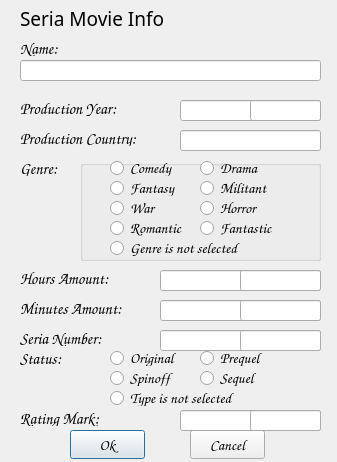
<?xml version="1.0" encoding="UTF-8"?>
<ui version="4.0">
 <class>FilmInfoClass</class>
 <widget class="QDialog" name="FilmInfoClass">
  <property name="geometry">
   <rect>
    <x>0</x>
    <y>0</y>
    <width>337</width>
    <height>462</height>
   </rect>
  </property>
  <property name="windowTitle">
   <string>FilmInfo</string>
  </property>
  <widget class="QPushButton" name="pB_ok">
   <property name="geometry">
    <rect>
     <x>70</x>
     <y>430</y>
     <width>75</width>
     <height>29</height>
    </rect>
   </property>
   <property name="font">
    <font>
     <family>Comic Sans MS</family>
     <pointsize>11</pointsize>
    </font>
   </property>
   <property name="text">
    <string>Ok</string>
   </property>
  </widget>
  <widget class="QPushButton" name="pB_cancel">
   <property name="geometry">
    <rect>
     <x>190</x>
     <y>430</y>
     <width>75</width>
     <height>29</height>
    </rect>
   </property>
   <property name="font">
    <font>
     <family>Comic Sans MS</family>
     <pointsize>11</pointsize>
    </font>
   </property>
   <property name="text">
    <string>Cancel</string>
   </property>
  </widget>
  <widget class="QStackedWidget" name="stWidg_specInfo">
   <property name="geometry">
    <rect>
     <x>20</x>
     <y>260</y>
     <width>311</width>
     <height>151</height>
    </rect>
   </property>
   <property name="currentIndex">
    <number>2</number>
   </property>
   <widget class="QWidget" name="pg_sinMovSpInfo">
    <widget class="QLabel" name="lb_minsAmount">
     <property name="geometry">
      <rect>
       <x>0</x>
       <y>60</y>
       <width>121</width>
       <height>16</height>
      </rect>
     </property>
     <property name="font">
      <font>
       <family>Comic Sans MS</family>
       <pointsize>12</pointsize>
       <italic>true</italic>
      </font>
     </property>
     <property name="text">
      <string>Minutes amount:</string>
     </property>
    </widget>
    <widget class="QLineEdit" name="lnEd_hoursAmount">
     <property name="geometry">
      <rect>
       <x>180</x>
       <y>30</y>
       <width>121</width>
       <height>21</height>
      </rect>
     </property>
    </widget>
    <widget class="QLineEdit" name="lneEd_minsAmount">
     <property name="geometry">
      <rect>
       <x>180</x>
       <y>60</y>
       <width>121</width>
       <height>21</height>
      </rect>
     </property>
    </widget>
    <widget class="QLabel" name="lb_hoursAmount">
     <property name="geometry">
      <rect>
       <x>0</x>
       <y>30</y>
       <width>111</width>
       <height>16</height>
      </rect>
     </property>
     <property name="font">
      <font>
       <family>Comic Sans MS</family>
       <pointsize>12</pointsize>
       <italic>true</italic>
      </font>
     </property>
     <property name="text">
      <string>Hours amount:</string>
     </property>
    </widget>
    <widget class="QLineEdit" name="lnEd_hoursAmount_2">
     <property name="geometry">
      <rect>
       <x>240</x>
       <y>30</y>
       <width>61</width>
       <height>21</height>
      </rect>
     </property>
    </widget>
    <widget class="QLineEdit" name="lneEd_minsAmount_2">
     <property name="geometry">
      <rect>
       <x>240</x>
       <y>60</y>
       <width>61</width>
       <height>21</height>
      </rect>
     </property>
    </widget>
   </widget>
   <widget class="QWidget" name="pg_serialSpInfo">
    <widget class="QLabel" name="lb_epsAmount">
     <property name="geometry">
      <rect>
       <x>0</x>
       <y>60</y>
       <width>141</width>
       <height>16</height>
      </rect>
     </property>
     <property name="font">
      <font>
       <family>Comic Sans MS</family>
       <pointsize>12</pointsize>
       <italic>true</italic>
      </font>
     </property>
     <property name="text">
      <string>Episodes Amount:</string>
     </property>
    </widget>
    <widget class="QLineEdit" name="lnEd_seasonNum">
     <property name="geometry">
      <rect>
       <x>180</x>
       <y>30</y>
       <width>121</width>
       <height>21</height>
      </rect>
     </property>
    </widget>
    <widget class="QLineEdit" name="lnEd_epsAmount">
     <property name="geometry">
      <rect>
       <x>180</x>
       <y>60</y>
       <width>121</width>
       <height>21</height>
      </rect>
     </property>
    </widget>
    <widget class="QLabel" name="lb_seasonNum">
     <property name="geometry">
      <rect>
       <x>0</x>
       <y>30</y>
       <width>131</width>
       <height>16</height>
      </rect>
     </property>
     <property name="font">
      <font>
       <family>Comic Sans MS</family>
       <pointsize>12</pointsize>
       <italic>true</italic>
      </font>
     </property>
     <property name="text">
      <string>Season Number:</string>
     </property>
    </widget>
    <widget class="QLabel" name="lb_epLen">
     <property name="geometry">
      <rect>
       <x>0</x>
       <y>90</y>
       <width>121</width>
       <height>16</height>
      </rect>
     </property>
     <property name="font">
      <font>
       <family>Comic Sans MS</family>
       <pointsize>12</pointsize>
       <italic>true</italic>
      </font>
     </property>
     <property name="text">
      <string>Episode Lenght:</string>
     </property>
    </widget>
    <widget class="QLineEdit" name="lnEd_epLen">
     <property name="geometry">
      <rect>
       <x>180</x>
       <y>90</y>
       <width>121</width>
       <height>21</height>
      </rect>
     </property>
    </widget>
    <widget class="QLineEdit" name="lnEd_seasonNum_2">
     <property name="geometry">
      <rect>
       <x>240</x>
       <y>30</y>
       <width>61</width>
       <height>21</height>
      </rect>
     </property>
    </widget>
    <widget class="QLineEdit" name="lnEd_epsAmount_2">
     <property name="geometry">
      <rect>
       <x>240</x>
       <y>60</y>
       <width>61</width>
       <height>21</height>
      </rect>
     </property>
    </widget>
    <widget class="QLineEdit" name="lnEd_epLen_2">
     <property name="geometry">
      <rect>
       <x>240</x>
       <y>90</y>
       <width>61</width>
       <height>21</height>
      </rect>
     </property>
    </widget>
   </widget>
   <widget class="QWidget" name="pg_serMovspInfo">
    <widget class="QLineEdit" name="lnEd_minsAmount_serM">
     <property name="geometry">
      <rect>
       <x>140</x>
       <y>40</y>
       <width>161</width>
       <height>21</height>
      </rect>
     </property>
    </widget>
    <widget class="QRadioButton" name="radB_notselectedType">
     <property name="geometry">
      <rect>
       <x>90</x>
       <y>130</y>
       <width>171</width>
       <height>16</height>
      </rect>
     </property>
     <property name="font">
      <font>
       <family>Comic Sans MS</family>
       <pointsize>11</pointsize>
      </font>
     </property>
     <property name="text">
      <string>Type is not selected</string>
     </property>
    </widget>
    <widget class="QLabel" name="lb_hoursAmount_serM">
     <property name="geometry">
      <rect>
       <x>0</x>
       <y>10</y>
       <width>111</width>
       <height>16</height>
      </rect>
     </property>
     <property name="font">
      <font>
       <family>Comic Sans MS</family>
       <pointsize>12</pointsize>
       <italic>true</italic>
      </font>
     </property>
     <property name="text">
      <string>Hours Amount:</string>
     </property>
    </widget>
    <widget class="QLineEdit" name="lnEd_hoursAmount_serM">
     <property name="geometry">
      <rect>
       <x>140</x>
       <y>10</y>
       <width>161</width>
       <height>21</height>
      </rect>
     </property>
    </widget>
    <widget class="QRadioButton" name="radB_spinoff">
     <property name="geometry">
      <rect>
       <x>90</x>
       <y>110</y>
       <width>89</width>
       <height>16</height>
      </rect>
     </property>
     <property name="font">
      <font>
       <family>Comic Sans MS</family>
       <pointsize>11</pointsize>
      </font>
     </property>
     <property name="text">
      <string>Spinoff</string>
     </property>
    </widget>
    <widget class="QLabel" name="lb_minsAmount_serM">
     <property name="geometry">
      <rect>
       <x>0</x>
       <y>40</y>
       <width>131</width>
       <height>16</height>
      </rect>
     </property>
     <property name="font">
      <font>
       <family>Comic Sans MS</family>
       <pointsize>12</pointsize>
       <italic>true</italic>
      </font>
     </property>
     <property name="text">
      <string>Minutes Amount:</string>
     </property>
    </widget>
    <widget class="QRadioButton" name="radB_sequel">
     <property name="geometry">
      <rect>
       <x>180</x>
       <y>110</y>
       <width>89</width>
       <height>16</height>
      </rect>
     </property>
     <property name="font">
      <font>
       <family>Comic Sans MS</family>
       <pointsize>11</pointsize>
      </font>
     </property>
     <property name="text">
      <string>Sequel</string>
     </property>
    </widget>
    <widget class="QLabel" name="lb_status">
     <property name="geometry">
      <rect>
       <x>0</x>
       <y>90</y>
       <width>61</width>
       <height>16</height>
      </rect>
     </property>
     <property name="font">
      <font>
       <family>Comic Sans MS</family>
       <pointsize>12</pointsize>
       <italic>true</italic>
      </font>
     </property>
     <property name="text">
      <string>Status:</string>
     </property>
    </widget>
    <widget class="QRadioButton" name="radB_prequel">
     <property name="geometry">
      <rect>
       <x>180</x>
       <y>90</y>
       <width>89</width>
       <height>16</height>
      </rect>
     </property>
     <property name="font">
      <font>
       <family>Comic Sans MS</family>
       <pointsize>11</pointsize>
      </font>
     </property>
     <property name="text">
      <string>Prequel</string>
     </property>
    </widget>
    <widget class="QRadioButton" name="radB_original">
     <property name="geometry">
      <rect>
       <x>90</x>
       <y>90</y>
       <width>89</width>
       <height>16</height>
      </rect>
     </property>
     <property name="font">
      <font>
       <family>Comic Sans MS</family>
       <pointsize>11</pointsize>
      </font>
     </property>
     <property name="text">
      <string>Original</string>
     </property>
    </widget>
    <widget class="QLabel" name="lb_seriaNum_serM">
     <property name="geometry">
      <rect>
       <x>0</x>
       <y>70</y>
       <width>121</width>
       <height>16</height>
      </rect>
     </property>
     <property name="font">
      <font>
       <family>Comic Sans MS</family>
       <pointsize>12</pointsize>
       <italic>true</italic>
      </font>
     </property>
     <property name="text">
      <string>Seria Number:</string>
     </property>
    </widget>
    <widget class="QLineEdit" name="lnEd_seriaNum_serM">
     <property name="geometry">
      <rect>
       <x>140</x>
       <y>70</y>
       <width>161</width>
       <height>21</height>
      </rect>
     </property>
    </widget>
    <widget class="QLineEdit" name="lnEd_hoursAmount_serM_2">
     <property name="geometry">
      <rect>
       <x>220</x>
       <y>10</y>
       <width>81</width>
       <height>21</height>
      </rect>
     </property>
    </widget>
    <widget class="QLineEdit" name="lnEd_minsAmount_serM_2">
     <property name="geometry">
      <rect>
       <x>220</x>
       <y>40</y>
       <width>81</width>
       <height>21</height>
      </rect>
     </property>
    </widget>
    <widget class="QLineEdit" name="lnEd_seriaNum_serM_2">
     <property name="geometry">
      <rect>
       <x>220</x>
       <y>70</y>
       <width>81</width>
       <height>21</height>
      </rect>
     </property>
    </widget>
   </widget>
  </widget>
  <widget class="QLineEdit" name="lnEd_prodYear">
   <property name="geometry">
    <rect>
     <x>180</x>
     <y>100</y>
     <width>141</width>
     <height>21</height>
    </rect>
   </property>
  </widget>
  <widget class="QLabel" name="lb_prodCountry">
   <property name="geometry">
    <rect>
     <x>20</x>
     <y>130</y>
     <width>151</width>
     <height>16</height>
    </rect>
   </property>
   <property name="font">
    <font>
     <family>Comic Sans MS</family>
     <pointsize>12</pointsize>
     <italic>true</italic>
    </font>
   </property>
   <property name="text">
    <string>Production Country:</string>
   </property>
  </widget>
  <widget class="QLineEdit" name="lnEd_prodCountry">
   <property name="geometry">
    <rect>
     <x>180</x>
     <y>130</y>
     <width>141</width>
     <height>21</height>
    </rect>
   </property>
  </widget>
  <widget class="QLabel" name="lb_genre">
   <property name="geometry">
    <rect>
     <x>20</x>
     <y>160</y>
     <width>61</width>
     <height>16</height>
    </rect>
   </property>
   <property name="font">
    <font>
     <family>Comic Sans MS</family>
     <pointsize>12</pointsize>
     <italic>true</italic>
    </font>
   </property>
   <property name="text">
    <string>Genre:</string>
   </property>
  </widget>
  <widget class="QLabel" name="lb_name">
   <property name="geometry">
    <rect>
     <x>20</x>
     <y>40</y>
     <width>51</width>
     <height>16</height>
    </rect>
   </property>
   <property name="font">
    <font>
     <family>Comic Sans MS</family>
     <pointsize>12</pointsize>
     <italic>true</italic>
    </font>
   </property>
   <property name="text">
    <string>Name:</string>
   </property>
  </widget>
  <widget class="QLabel" name="lb_FilmNameInfo">
   <property name="geometry">
    <rect>
     <x>20</x>
     <y>10</y>
     <width>151</width>
     <height>16</height>
    </rect>
   </property>
   <property name="font">
    <font>
     <family>Ink Free</family>
     <pointsize>14</pointsize>
    </font>
   </property>
   <property name="text">
    <string>Seria Movie Info</string>
   </property>
  </widget>
  <widget class="QLabel" name="lb_prodYear">
   <property name="geometry">
    <rect>
     <x>20</x>
     <y>100</y>
     <width>131</width>
     <height>16</height>
    </rect>
   </property>
   <property name="font">
    <font>
     <family>Comic Sans MS</family>
     <pointsize>12</pointsize>
     <italic>true</italic>
    </font>
   </property>
   <property name="text">
    <string>Production Year:</string>
   </property>
  </widget>
  <widget class="QLineEdit" name="lnEd_filmName">
   <property name="geometry">
    <rect>
     <x>20</x>
     <y>60</y>
     <width>301</width>
     <height>21</height>
    </rect>
   </property>
  </widget>
  <widget class="QGroupBox" name="groupBox">
   <property name="geometry">
    <rect>
     <x>80</x>
     <y>160</y>
     <width>241</width>
     <height>101</height>
    </rect>
   </property>
   <property name="title">
    <string/>
   </property>
   <widget class="QRadioButton" name="radB_warG">
    <property name="geometry">
     <rect>
      <x>30</x>
      <y>40</y>
      <width>81</width>
      <height>16</height>
     </rect>
    </property>
    <property name="font">
     <font>
      <family>Comic Sans MS</family>
      <pointsize>11</pointsize>
     </font>
    </property>
    <property name="text">
     <string>War</string>
    </property>
   </widget>
   <widget class="QRadioButton" name="radB_militanrG">
    <property name="geometry">
     <rect>
      <x>120</x>
      <y>20</y>
      <width>89</width>
      <height>16</height>
     </rect>
    </property>
    <property name="font">
     <font>
      <family>Comic Sans MS</family>
      <pointsize>11</pointsize>
     </font>
    </property>
    <property name="text">
     <string>Militant</string>
    </property>
   </widget>
   <widget class="QRadioButton" name="radB_fantasticG">
    <property name="geometry">
     <rect>
      <x>120</x>
      <y>60</y>
      <width>89</width>
      <height>16</height>
     </rect>
    </property>
    <property name="font">
     <font>
      <family>Comic Sans MS</family>
      <pointsize>11</pointsize>
     </font>
    </property>
    <property name="text">
     <string>Fantastic</string>
    </property>
   </widget>
   <widget class="QRadioButton" name="radB_romanticG">
    <property name="geometry">
     <rect>
      <x>30</x>
      <y>60</y>
      <width>89</width>
      <height>16</height>
     </rect>
    </property>
    <property name="font">
     <font>
      <family>Comic Sans MS</family>
      <pointsize>11</pointsize>
     </font>
    </property>
    <property name="text">
     <string>Romantic</string>
    </property>
   </widget>
   <widget class="QRadioButton" name="radB_horrorG">
    <property name="geometry">
     <rect>
      <x>120</x>
      <y>40</y>
      <width>81</width>
      <height>16</height>
     </rect>
    </property>
    <property name="font">
     <font>
      <family>Comic Sans MS</family>
      <pointsize>11</pointsize>
     </font>
    </property>
    <property name="text">
     <string>Horror</string>
    </property>
   </widget>
   <widget class="QRadioButton" name="radB_dramaG">
    <property name="geometry">
     <rect>
      <x>120</x>
      <y>0</y>
      <width>89</width>
      <height>16</height>
     </rect>
    </property>
    <property name="font">
     <font>
      <family>Comic Sans MS</family>
      <pointsize>11</pointsize>
     </font>
    </property>
    <property name="text">
     <string>Drama</string>
    </property>
   </widget>
   <widget class="QRadioButton" name="radB_comedyG">
    <property name="geometry">
     <rect>
      <x>30</x>
      <y>0</y>
      <width>89</width>
      <height>16</height>
     </rect>
    </property>
    <property name="font">
     <font>
      <family>Comic Sans MS</family>
      <pointsize>11</pointsize>
     </font>
    </property>
    <property name="text">
     <string>Comedy</string>
    </property>
   </widget>
   <widget class="QRadioButton" name="radB_fantasyG">
    <property name="geometry">
     <rect>
      <x>30</x>
      <y>20</y>
      <width>89</width>
      <height>16</height>
     </rect>
    </property>
    <property name="font">
     <font>
      <family>Comic Sans MS</family>
      <pointsize>11</pointsize>
     </font>
    </property>
    <property name="text">
     <string>Fantasy</string>
    </property>
   </widget>
   <widget class="QRadioButton" name="radB_notSelectedG">
    <property name="geometry">
     <rect>
      <x>30</x>
      <y>80</y>
      <width>171</width>
      <height>16</height>
     </rect>
    </property>
    <property name="font">
     <font>
      <family>Comic Sans MS</family>
      <pointsize>11</pointsize>
     </font>
    </property>
    <property name="text">
     <string>Genre is not selected</string>
    </property>
   </widget>
  </widget>
  <widget class="QLineEdit" name="lnEd_prodYear_2">
   <property name="geometry">
    <rect>
     <x>250</x>
     <y>100</y>
     <width>71</width>
     <height>21</height>
    </rect>
   </property>
  </widget>
  <widget class="QLineEdit" name="lnEd_ratMark">
   <property name="geometry">
    <rect>
     <x>180</x>
     <y>410</y>
     <width>141</width>
     <height>21</height>
    </rect>
   </property>
  </widget>
  <widget class="QLineEdit" name="lnEd_ratmark_2">
   <property name="geometry">
    <rect>
     <x>250</x>
     <y>410</y>
     <width>71</width>
     <height>21</height>
    </rect>
   </property>
  </widget>
  <widget class="QLabel" name="lb_ratMark">
   <property name="geometry">
    <rect>
     <x>20</x>
     <y>410</y>
     <width>131</width>
     <height>16</height>
    </rect>
   </property>
   <property name="font">
    <font>
     <family>Comic Sans MS</family>
     <pointsize>12</pointsize>
     <italic>true</italic>
    </font>
   </property>
   <property name="text">
    <string>Rating Mark:</string>
   </property>
  </widget>
 </widget>
 <layoutdefault spacing="6" margin="11"/>
 <resources/>
 <connections>
  <connection>
   <sender>pB_cancel</sender>
   <signal>clicked()</signal>
   <receiver>FilmInfoClass</receiver>
   <slot>close()</slot>
   <hints>
    <hint type="sourcelabel">
     <x>227</x>
     <y>434</y>
    </hint>
    <hint type="destinationlabel">
     <x>167</x>
     <y>229</y>
    </hint>
   </hints>
  </connection>
 </connections>
</ui>
